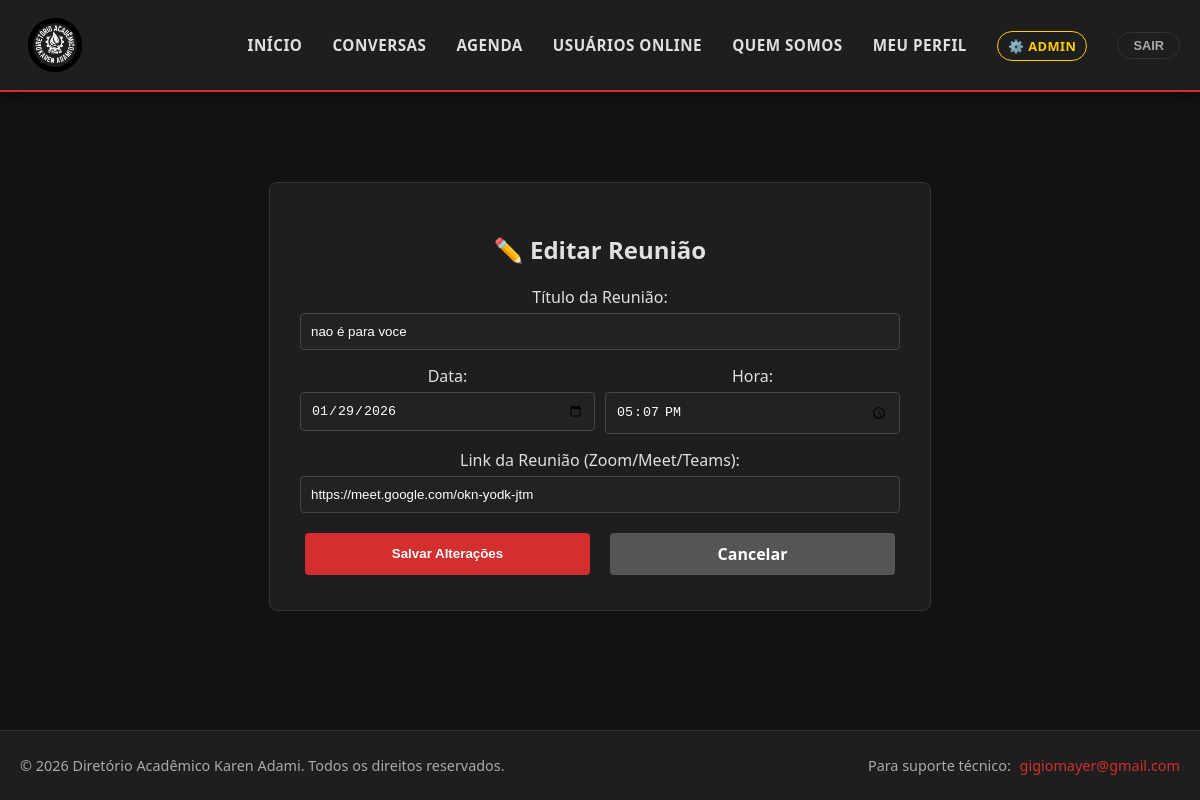
The page /reuniao/editar/5/ (signed in) on the database its author committed.
### core/models.py (models this page shows, shortened)
class Reuniao(models.Model):
    solicitante = models.ForeignKey(User, on_delete=models.CASCADE, related_name='reunioes_solicitadas')
    convidados = models.ManyToManyField(User, related_name='reunioes_convidadas')
    titulo = models.CharField(max_length=200)
    data_inicio = models.DateTimeField()
    link_externo = models.URLField(blank=True, null=True)

### core/views.py (the view, shortened to what this page needs)
# urls.py: path('reuniao/editar/<int:id>/', views.editar_reuniao, name='editar_reuniao'),
@login_required
def editar_reuniao(request, id):
    reuniao = get_object_or_404(Reuniao, id=id)
    if reuniao.solicitante != request.user:
        return HttpResponseForbidden("Você não tem permissão.")
    return render(request, 'editar_reuniao.html', {'reuniao': reuniao})

### templates/editar_reuniao.html (shortened to what this page needs)
{% extends 'base.html' %}
{% block content %}
<div style="max-width: 600px; margin: 50px auto; background: var(--card-bg); padding: 30px; border-radius: 8px; border: 1px solid var(--border);">
    <h2>✏️ Editar Reunião</h2>
    <form method="POST">
        <div style="margin-bottom: 15px;">
            <label>Título da Reunião:</label>
            <input type="text" name="titulo" value="{{ reuniao.titulo }}" required
                   style="width: 100%; padding: 10px; margin-top: 5px; background: #222; border: 1px solid #444; color: white;">
        </div>
        <div style="display: flex; gap: 10px; margin-bottom: 15px;">
            <div style="flex: 1;">
                <label>Data:</label>
                <input type="date" name="data" value="{{ reuniao.data_inicio|date:'Y-m-d' }}" required
                       style="width: 100%; padding: 10px; margin-top: 5px; background: #222; border: 1px solid #444; color: white;">
            </div>
            <div style="flex: 1;">
                <label>Hora:</label>
                <input type="time" name="hora" value="{{ reuniao.data_inicio|date:'H:i' }}" required
                       style="width: 100%; padding: 10px; margin-top: 5px; background: #222; border: 1px solid #444; color: white;">
            </div>
        </div>
        <div style="margin-bottom: 15px;">
            <label>Link da Reunião (Zoom/Meet/Teams):</label>
            <input type="url" name="link" value="{{ reuniao.link_externo|default:'' }}"
                   style="width: 100%; padding: 10px; margin-top: 5px; background: #222; border: 1px solid #444; color: white;">
        </div>
        <div style="display: flex; gap: 10px;">
            <button type="submit" class="btn" style="background: var(--primary); border: none; flex: 1;">Salvar Alterações</button>
            <a href="{% url 'dashboard' %}" class="btn" style="background: #555; text-align: center; flex: 1;">Cancelar</a>
        </div>
    </form>
</div>
{% endblock %}

### static/css/style.css (style rules this page uses)
body, html { overflow-x: hidden; margin: 0; padding: 0; }

### templates/base.html (style rules this page uses)
:root { --bg-color: #121212; --card-bg: #1e1e1e; --text-main: #e0e0e0; --text-muted: #aaaaaa; --primary: #d32f2f; --primary-hover: #b71c1c; --accent: #ff5252; --border: #333333; }
body { font-family: 'Segoe UI', Tahoma, Geneva, Verdana, sans-serif; background-color: var(--bg-color); color: var(--text-main); margin: 0; padding: 0; display: flex; flex-direction: column; min-height: 100vh; }
a { color: var(--accent); text-decoration: none; }
.btn { display: inline-block; padding: 10px 20px; background-color: var(--primary); color: white !important; text-decoration: none; border-radius: 4px; border: none; cursor: pointer; font-weight: bold; margin: 5px; }
input, select, textarea { background-color: #2c2c2c; border: 1px solid var(--border); color: white; padding: 12px; border-radius: 4px; width: 100%; box-sizing: border-box; }

### rows shown on the page
Reuniao: titulo "nao é para voce", data "01/29/2026", hora "17:07", link "https://meet.google.com/okn-yodk-jtm"
